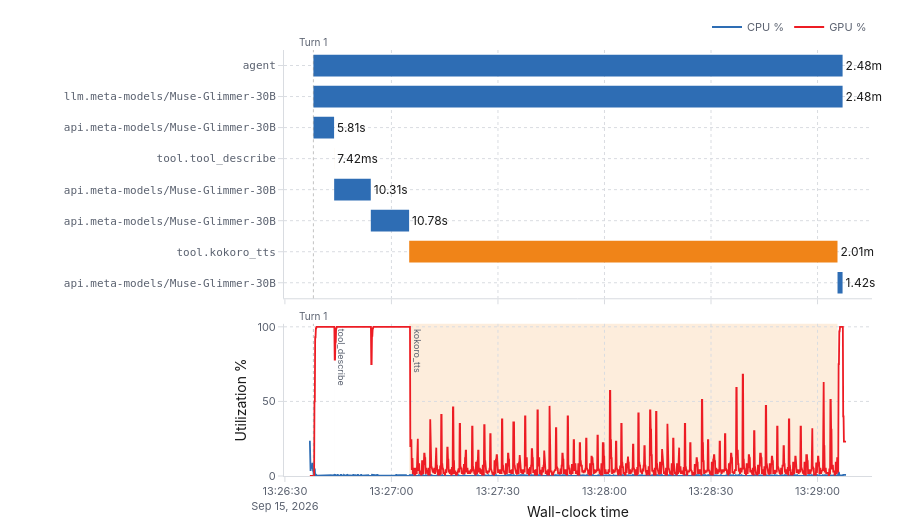

Notebook code cell kept with this figure:
### Code cell
import importlib, sys, os, logging, warnings

sys.path.insert(0, os.path.abspath("utils"))

logging.disable(logging.WARNING)   # mute Streamlit's "missing ScriptRunContext" etc.
warnings.filterwarnings("ignore")  # mute plotly/mlflow UserWarning/FutureWarning etc.

import hermes_profiler
importlib.reload(hermes_profiler)          # pick up edits without a kernel restart

SESSION_ID = None   # a run ID, or None to auto-fetch the latest session
hermes_profiler.show_session_overview(SESSION_ID)

logging.disable(logging.NOTSET)

### Figure 1 — Plotly figure (JSON) as saved in the notebook; plotly's stock layout.template omitted (floating-point values rounded to 4 significant figures; data arrays with more than 128 entries replaced by an {"elided": "..."} marker saying what was removed)
{"data": [{"base": ["2026-09-15T13:26:38.026226184", "2026-09-15T13:26:38.031989795", "2026-09-15T13:26:38.044369074", "2026-09-15T13:26:43.858433611", "2026-09-15T13:26:43.872001637", "2026-09-15T13:26:54.196359732", "2026-09-15T13:27:05.004265287", "2026-09-15T13:29:05.628766586"], "cliponaxis": false, "hoverinfo": "text", "hovertext": ["<b>agent</b><br>turn: 1<br>type: AGENT<br>start: 13:26:38.026<br>duration: 2.48m", "<b>llm.meta-models/Muse-Glimmer-30B</b><br>turn: 1<br>type: LLM<br>start: 13:26:38.031<br>duration: 2.48m", "<b>api.meta-models/Muse-Glimmer-30B</b><br>turn: 1<br>type: LLM<br>start: 13:26:38.044<br>duration: 5.81s", "<b>tool.tool_describe</b><br>turn: 1<br>type: TOOL<br>start: 13:26:43.858<br>duration: 7.42ms", "<b>api.meta-models/Muse-Glimmer-30B</b><br>turn: 1<br>type: LLM<br>start: 13:26:43.872<br>duration: 10.31s", "<b>api.meta-models/Muse-Glimmer-30B</b><br>turn: 1<br>type: LLM<br>start: 13:26:54.196<br>duration: 10.78s", "<b>tool.kokoro_tts</b><br>turn: 1<br>type: TOOL<br>start: 13:27:05.004<br>duration: 2.01m", "<b>api.meta-models/Muse-Glimmer-30B</b><br>turn: 1<br>type: LLM<br>start: 13:29:05.628<br>duration: 1.42s"], "marker": {"color": ["#2E6DB4", "#2E6DB4", "#2E6DB4", "#F08418", "#2E6DB4", "#2E6DB4", "#F08418", "#2E6DB4"]}, "orientation": "h", "showlegend": false, "text": ["2.48m", "2.48m", "5.81s", "7.42ms", "10.31s", "10.78s", "2.01m", "1.42s"], "textposition": "outside", "type": "bar", "x": [149000.0, 149000.0, 5805.0, 7.421, 10310.0, 10780.0, 120600.0, 1420.0], "xaxis": "x", "y": [0, 1, 2, 3, 4, 5, 6, 7], "yaxis": "y"}, {"hovertemplate": "CPU %{y:.1f}%<br>%{x|%H:%M:%S.%L}<extra></extra>", "line": {"color": "#2E6DB4", "width": 1.8}, "mode": "lines", "name": "CPU %", "type": "scatter", "x": {"elided": "1511 str values"}, "xaxis": "x2", "y": {"elided": "1511 float values"}, "yaxis": "y2"}, {"hovertemplate": "GPU %{y:.1f}%<br>%{x|%H:%M:%S.%L}<extra></extra>", "line": {"color": "#ED1C24", "width": 1.8}, "mode": "lines", "name": "GPU %", "type": "scatter", "x": {"elided": "1511 str values"}, "xaxis": "x2", "y": {"elided": "1511 float values"}, "yaxis": "y2"}], "layout": {"annotations": [{"font": {"color": "#5B6270", "size": 9}, "showarrow": false, "text": "tool_describe", "textangle": 90, "x": "2026-09-15T13:26:43.858433611", "xanchor": "left", "xref": "x2", "y": 100, "yanchor": "top", "yref": "y2"}, {"font": {"color": "#5B6270", "size": 9}, "showarrow": false, "text": "kokoro_tts", "textangle": 90, "x": "2026-09-15T13:27:05.004265287", "xanchor": "left", "xref": "x2", "y": 100, "yanchor": "top", "yref": "y2"}, {"font": {"color": "#5B6270", "size": 10}, "showarrow": false, "text": "Turn 1", "x": "2026-09-15T13:26:38.026226184", "xanchor": "center", "xref": "x", "y": 1, "yanchor": "bottom", "yref": "y domain"}, {"font": {"color": "#5B6270", "size": 10}, "showarrow": false, "text": "Turn 1", "x": "2026-09-15T13:26:38.026226184", "xanchor": "center", "xref": "x2", "y": 1, "yanchor": "bottom", "yref": "y2 domain"}], "bargap": 0.3, "font": {"color": "#1A1A1A", "family": "-apple-system, BlinkMacSystemFont, \"Segoe UI\", Roboto, Helvetica, Arial, sans-serif", "size": 12}, "height": 520, "hoverlabel": {"bgcolor": "#FFFFFF", "bordercolor": "#D9DCE1", "font": {"color": "#1A1A1A", "size": 12}}, "hovermode": "x unified", "legend": {"bgcolor": "rgba(0,0,0,0)", "borderwidth": 0, "font": {"color": "#5B6270", "size": 11}, "orientation": "h", "x": 1, "xanchor": "right", "y": 1.02, "yanchor": "bottom"}, "margin": {"b": 44, "l": 284, "r": 28, "t": 48}, "paper_bgcolor": "#FFFFFF", "plot_bgcolor": "#FFFFFF", "shapes": [{"fillcolor": "rgba(46,109,180,0.13)", "layer": "below", "line": {"width": 0}, "opacity": 1, "type": "rect", "x0": "2026-09-15T13:26:43.858433611", "x1": "2026-09-15T13:26:43.868433611", "xref": "x2", "y0": 0, "y1": 1, "yref": "y2 domain"}, {"fillcolor": "rgba(240,132,24,0.15)", "layer": "below", "line": {"width": 0}, "opacity": 1, "type": "rect", "x0": "2026-09-15T13:27:05.004265287", "x1": "2026-09-15T13:29:05.620265287", "xref": "x2", "y0": 0, "y1": 1, "yref": "y2 domain"}, {"line": {"color": "rgba(120,120,120,0.45)", "dash": "dot", "width": 1}, "type": "line", "x0": "2026-09-15T13:26:38.026226184", "x1": "2026-09-15T13:26:38.026226184", "xref": "x", "y0": 0, "y1": 1, "yref": "y domain"}, {"line": {"color": "rgba(120,120,120,0.45)", "dash": "dot", "width": 1}, "type": "line", "x0": "2026-09-15T13:26:38.026226184", "x1": "2026-09-15T13:26:38.026226184", "xref": "x2", "y0": 0, "y1": 1, "yref": "y2 domain"}], "xaxis": {"anchor": "y", "domain": [0, 1], "gridcolor": "#D9DCE1", "griddash": "dot", "linecolor": "#D9DCE1", "matches": "x2", "showticklabels": false, "tickcolor": "#D9DCE1", "tickfont": {"color": "#5B6270", "size": 11}, "ticks": "outside", "type": "date", "zeroline": false}, "xaxis2": {"anchor": "y2", "domain": [0, 1], "gridcolor": "#D9DCE1", "griddash": "dot", "linecolor": "#D9DCE1", "tickcolor": "#D9DCE1", "tickfont": {"color": "#5B6270", "size": 11}, "ticks": "outside", "title": {"text": "Wall-clock time"}, "type": "date", "zeroline": false}, "yaxis": {"anchor": "x", "automargin": true, "autorange": "reversed", "domain": [0.4172, 1], "gridcolor": "#D9DCE1", "griddash": "dot", "linecolor": "#D9DCE1", "tickcolor": "#D9DCE1", "tickfont": {"color": "#5B6270", "family": "monospace", "size": 11}, "tickmode": "array", "ticks": "outside", "ticktext": ["agent", "    llm.meta-models/Muse-Glimmer-30B", "        api.meta-models/Muse-Glimmer-30B", "        tool.tool_describe", "        api.meta-models/Muse-Glimmer-30B", "        api.meta-models/Muse-Glimmer-30B", "        tool.kokoro_tts", "        api.meta-models/Muse-Glimmer-30B"], "tickvals": [0, 1, 2, 3, 4, 5, 6, 7], "zeroline": false}, "yaxis2": {"anchor": "x2", "domain": [0, 0.3572], "gridcolor": "#D9DCE1", "griddash": "dot", "linecolor": "#D9DCE1", "range": [0, 102], "tickcolor": "#D9DCE1", "tickfont": {"color": "#5B6270", "size": 11}, "ticks": "outside", "title": {"text": "Utilization %"}, "zeroline": false}}}
